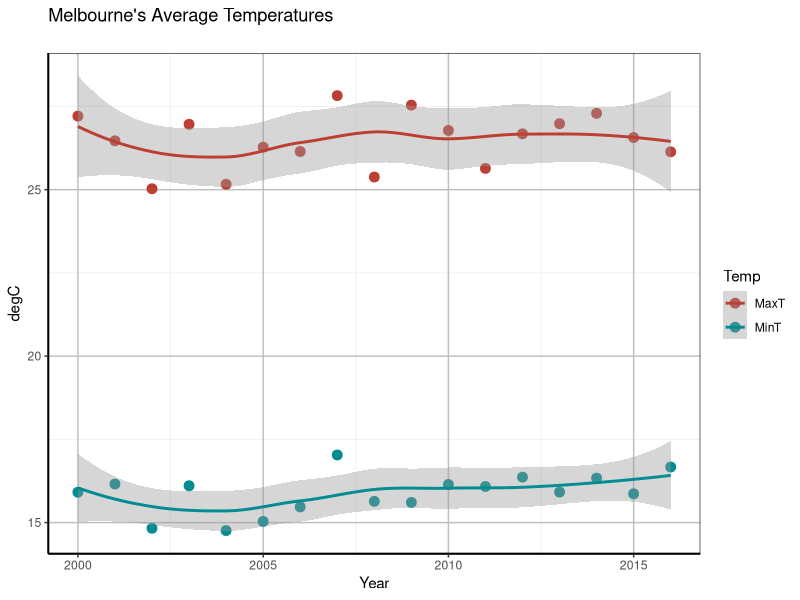

This figure's R source:

library(tidyverse)
library(reshape2)


data2 <- read.csv("data/melbourne.csv", as.is=TRUE, header=TRUE)
data2 <- na.omit(data2)

max.temp <- select(data2, everything())%>%
  #filter(Month == 2)%>%
        filter(Month %in% c(1,2,12)) %>%
        filter(Year >=2000 & Year < 2019)%>%
  group_by(Year)%>%
  summarize(MaxT = mean(Max, na.rm = TRUE), MinT = mean(Min, na.rm = TRUE))

tall.temp <- gather(data=max.temp,key=Temp,value=Degree,na.rm=FALSE,MaxT,MinT)

# To tidy up and remove reshape2----------------------------------
#tall.temp2 <- gather(max.temp, Year)

plot <- ggplot(tall.temp, aes(Year,Degree, col=Temp)) + 
        geom_point(size=3) + 
        geom_smooth(method=loess) + 
        ggtitle("Melbourne's Average Temperatures\n") +
        scale_color_hue(l=45) +
        ylab("degC") 

plot <- plot + theme_bw()

plot <- plot + theme(panel.grid.major = element_line(size = 0.5, color = "grey"), axis.line = element_line(size = 0.7, color = "black"))    
plot
  
